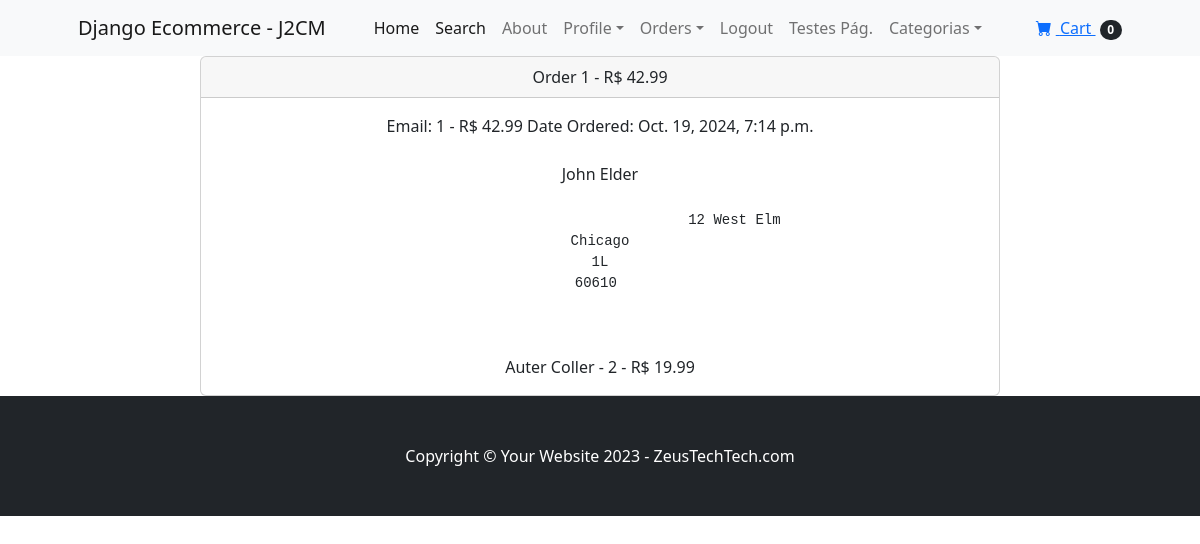
Page /payment/orders/1 (signed in) on the committed database.
### payment/models.py (models this page shows, shortened)
class Order(models.Model):
    user = models.ForeignKey(User, on_delete=models.CASCADE, blank=True)
    full_name = models.CharField(max_length=250)
    email = models.EmailField(max_length=250)
    shipping_address = models.TextField(max_length=15000)
    amount_paid = models.DecimalField(max_digits=7, decimal_places=2)
    date_ordered = models.DateTimeField(auto_now_add=True)
    shipped = models.BooleanField(default=False)
    date_shipped = models.DateTimeField(blank=True, null=True)

class OrderItem(models.Model):
    order = models.ForeignKey(Order, on_delete=models.CASCADE, null=True)
    product = models.ForeignKey(Product, on_delete=models.CASCADE, null=True)
    user = models.ForeignKey(User, on_delete=models.CASCADE, null=True, blank=True)
    quantity = models.PositiveBigIntegerField(default=1)
    price = models.DecimalField(max_digits=7, decimal_places=2)

### store/models.py (models this page shows)
class Product(models.Model):
    name = models.CharField(max_length=100)
    price = models.DecimalField(default=0, decimal_places=2, max_digits=7)
    category = models.ForeignKey(Category, on_delete=models.CASCADE, default=1)
    description = models.CharField(max_length=250, default='', blank=
                                   True, null=True)
    image =  models.ImageField(upload_to='uploads/product/')
    is_sale = models.BooleanField(default=False)
    sale_price = models.DecimalField(default=0, decimal_places=2, max_digits=6)
    def __str__(self):
        return self.name

### payment/views.py (the view)
# urls.py: path('orders/<int:pk>', views.orders, name="orders"),
def orders(request, pk):
    if request.user.is_authenticated and request.user.is_superuser:
        order = Order.objects.get(id=pk)
        items = OrderItem.objects.filter(order=pk)
        return render(request, "payment/orders.html", {"order":order, "items":items})
    else:
        messages.success(request, "Access Danied!! Acesso Negado!!")
        return redirect('home')

### cart/cart.py (called while the page is built)
    def __len__(self):
        return len(self.cart)

### cart/context_processors.py (called while the page is built)
def cart(request):
    return {'cart': Cart(request)}

### payment/templates/payment/orders.html
{% extends 'base.html' %}
{% block content %}
    <div class="conteiner">
        <div class="row">
            <center>
                <div class="col-8">
                    <div class="card">
                        <div class="card-header">
                            Order {{ order.id }} - R$ {{ order.amount_paid }}
                        </div>
                        <div class="card-body">
                            Email: {{ order.id }} - R$ {{ order.amount_paid }}
                            {% if order.date_shipped %}
                                Date Shipped: {{ order.date_shipped }}
                            {% else %}
                                Date Ordered: {{ order.date_ordered }}
                            {% endif %}
                            <br><br>
                            {{ order.full_name }}
                            <br><br>
                            <pre>
                                {{ order.shipping_address }}
                            </pre>
                            <br/>
                            {% for item in items %}
                                {{ item.product }} - {{ item.quantity }} - R$ {{ item.price }}
                            {% endfor %}
                        </div>
                    </div>
                </div>
            </center>
            <br><br>
        </div>
    </div>
{% endblock %}

### rows in the picture
Order: id "1", amount_paid "42.99", date_ordered "Oct. 19, 2024, 7:14 p.m.", full_name "John Elder", shipping_address "12 West Elm Chicago 1L 60610"
OrderItem: product "Auter Coller", quantity "2", price "19.99"

### other values in the picture
{{ cart|length }} "0"
